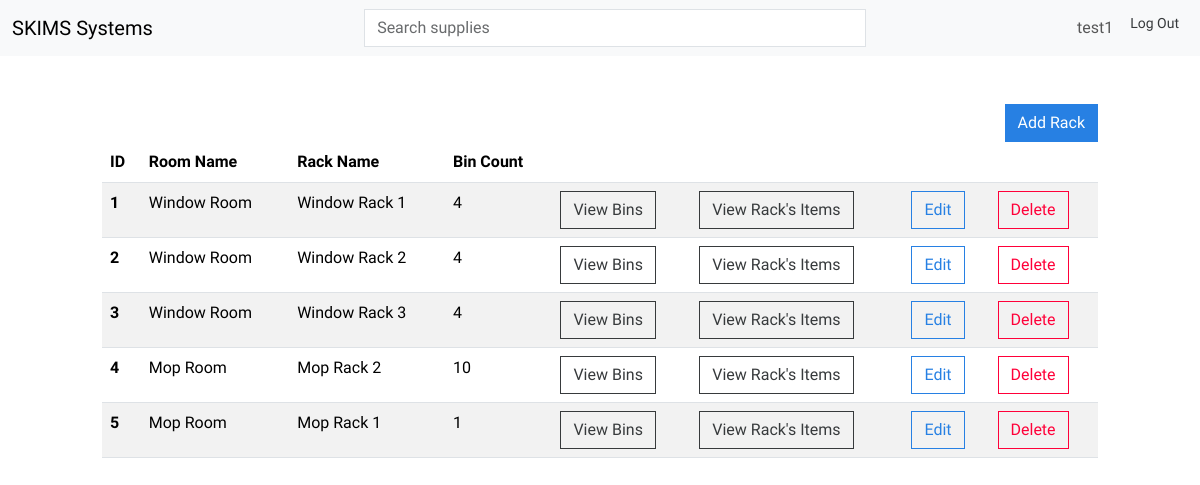
/rack-dashboard/ (signed in), run on the app's committed database.
### SKIMS/models.py (models this page shows, shortened)
class RackItem(models.Model):
    rackName = models.CharField(max_length=255, null=True)
    binCount = models.IntegerField()
    roomName = models.ForeignKey('RoomItem', on_delete=models.SET_NULL, blank=True, null=True)
    date_created = models.DateTimeField(auto_now_add=True)
    user = models.ForeignKey(User, on_delete=models.CASCADE)

class RoomItem(models.Model):
    roomName = models.CharField(max_length=255, null=True)
    floor = models.IntegerField()
    department = models.CharField(max_length=255, null=True)
    date_created = models.DateTimeField(auto_now_add=True)
    user = models.ForeignKey(User, on_delete=models.CASCADE)
    hospitalName = models.ForeignKey('HospitalItem', on_delete=models.SET_NULL, blank=True, null=True)

### SKIMS/views.py (the view)
# urls.py: path('rack-dashboard/', RackDashboard.as_view(), name='rack-dashboard'),
class RackDashboard(LoginRequiredMixin, View):
    def get(self, request):
        room_id = request.GET.get('room_id')  # Get hospital_id from query parameters
        if room_id:
            racks = RackItem.objects.filter(user=self.request.user.id, roomName_id=room_id).order_by('id')
        else:
            racks = RackItem.objects.filter(user=self.request.user.id).order_by('id')  # Default: all rooms for the user
        return render(request, 'SKIMS/rack_dashboard.html', {'racks': racks})

### SKIMS/templates/SKIMS/rack_dashboard.html (shortened to what this page needs)
{% extends 'SKIMS/base.html' %}
{% block content %}
    <div class="row">
        <div class="col-md-10 col-12 mx-auto mt-5">
            <div class="d-flex justify-content-end">
                <a href="{% url 'add-rack' %}" class="btn btn-primary">Add Rack</a>
            </div>
            <table class="table table-hover table-striped">
                <thead>
                <tr>
                    <th scope="col">ID</th>
                    <th scope="col">Room Name</th>
                    <th scope="col">Rack Name</th>
                    <th scope="col">Bin Count</th>
                    <th scope="col"></th>
                    <th scope="col"></th>
                    <th scope="col"></th>
                    <th scope="col"></th>
                </tr>
                </thead>
                <tbody>
                    {% if racks|length == 0 %}
                    <tr>
                        <th scope="row" colspan="8" class="text-center">No racks available.</th>
                    </tr>
                    {% else %}
                        {% for rack in racks %}
                        <tr>
                            <th scope="row">{{ rack.id }}</th>
                            <td>{{ rack.roomName.roomName }}</td>
                            <td>{{ rack.rackName }}</td>
                            <td>{{ rack.binCount }}</td>
                            <td><a href="{% url 'bin-dashboard' %}?rack_id={{ rack.id }}" class="btn btn-outline-secondary">View Bins</a></td>
                            <td><a href="{% url 'rack-supply-dashboard' %}?rack_id={{ rack.id }}" class="btn btn-outline-secondary">View Rack's Items</a></td>
                            <td><a href="{% url 'edit-rack' rack.id %}" class="btn btn-outline-primary">Edit</a></td>
                            <td><a href="{% url 'delete-rack' rack.id %}" class="btn btn-outline-danger">Delete</a></td>
                        </tr>
                        {% endfor %}
                    {% endif %}
                </tbody>
            </table>
        </div>
    </div>
{% endblock content %}

### SKIMS/templates/SKIMS/navigation.html (shortened to what this page needs)
<nav class="navbar navbar-expand-lg bg-light">
    <div class="container-fluid">
        <a class="navbar-brand" href="{% url 'index' %}">SKIMS Systems</a>
        <div class="collapse navbar-collapse" id="navbarNav">
            <form id="search-form" class="d-flex mx-auto position-relative" style="width: 50%; justify-content: center;" autocomplete="off">
                <input id="search-input" class="form-control me-2" type="text" placeholder="Search supplies" aria-label="Search">
            </form>
            <ul class="navbar-nav ms-auto">
                {% if user.is_authenticated %}
                <li class="nav-item">
                    <a class="nav-link" href="#">{{ user.username }}</a>
                </li>
                <form action="{% url 'logout' %}" method="post" class="d-inline">
                    <button class="btn btn-sm">Log Out</button>
                </form>
                {% endif %}
            </ul>
        </div>
    </div>
</nav>

### data on the page
RackItem: id "1", roomName.roomName "Window Room", rackName "Window Rack 1", binCount "4"
RackItem: id "2", roomName.roomName "Window Room", rackName "Window Rack 2", binCount "4"
RackItem: id "3", roomName.roomName "Window Room", rackName "Window Rack 3", binCount "4"
RackItem: id "4", roomName.roomName "Mop Room", rackName "Mop Rack 2", binCount "10"
RackItem: id "5", roomName.roomName "Mop Room", rackName "Mop Rack 1", binCount "1"

### other printed values
{{ user.username }} "test1"
